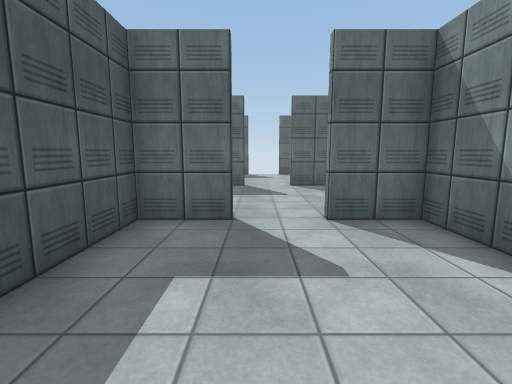
[1] (above)

16 first-person views from a walk through a scene from a Unity 3-D project. The camera is 1.4 m above the floor, tilts 8° down and sees 85° across. The floor is counted in squares, 1 m on a side. Each view is taken from the middle of a square. On the plan, view 1 faces up. The plan holds only what a view shows up to about 14 squares ahead; the rest is blank. Surface patterns are stand-ins for the level's own textures.

[2]
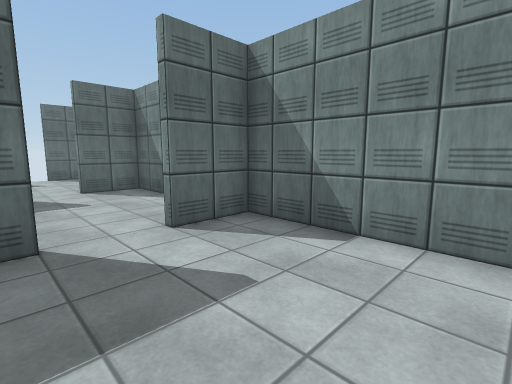

[3]
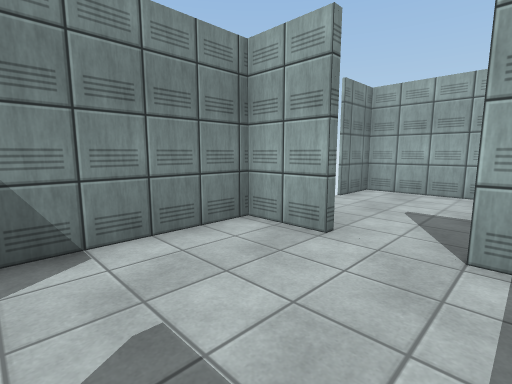

[4]
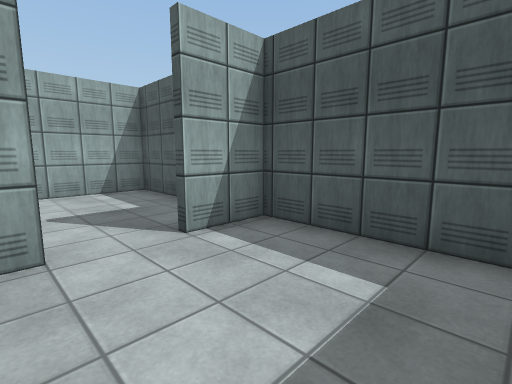

[5]
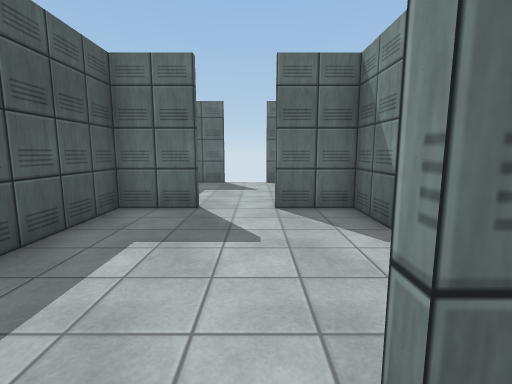

[6]
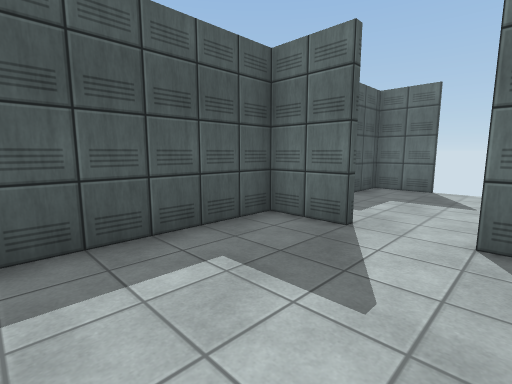

[7]
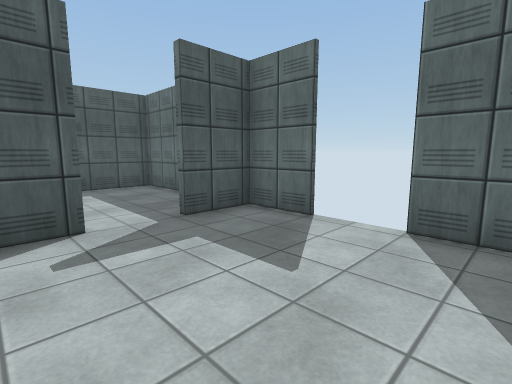

[8]
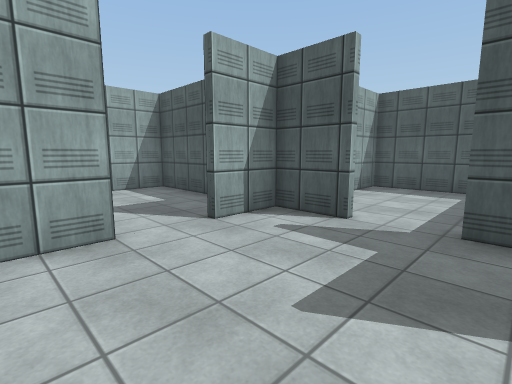

[9]
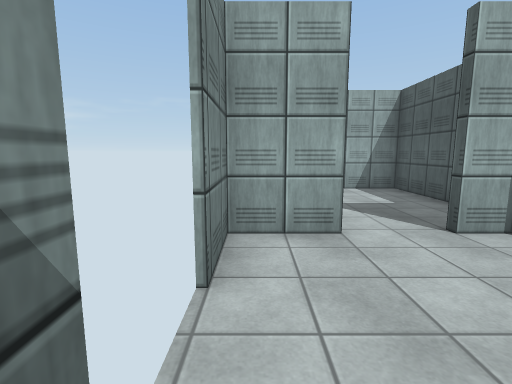

[10]
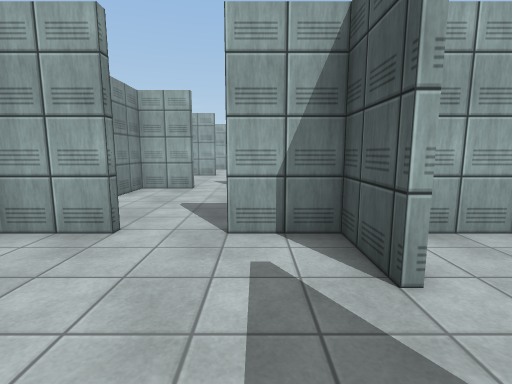

[11]
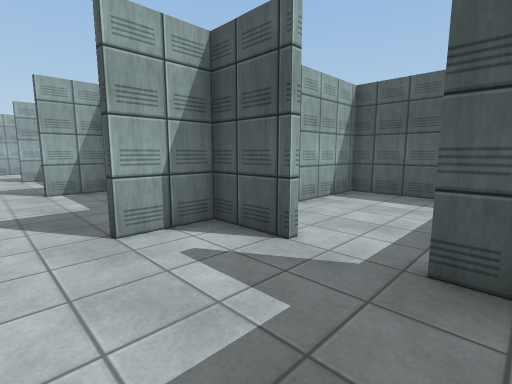

[12]
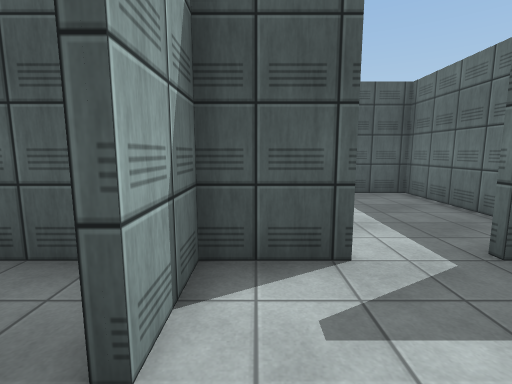

[13]
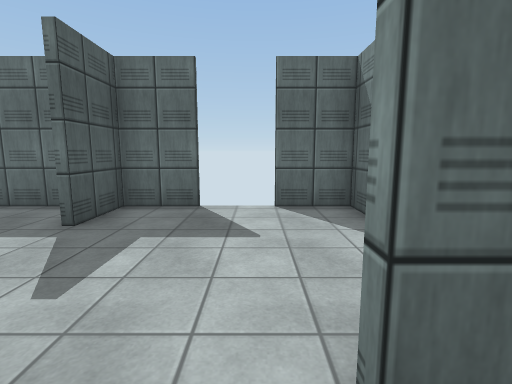

[14]
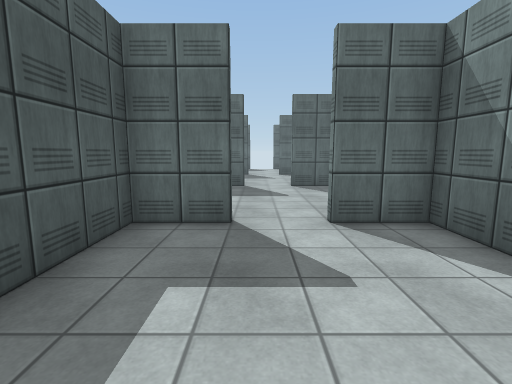

[15]
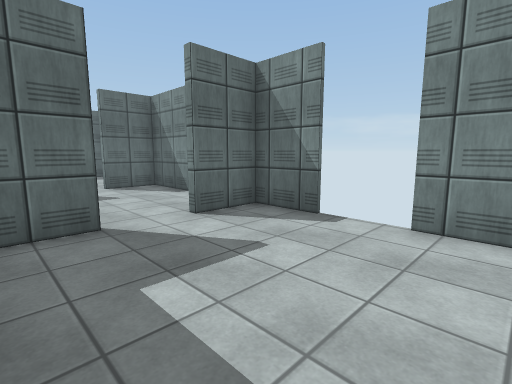

[16]
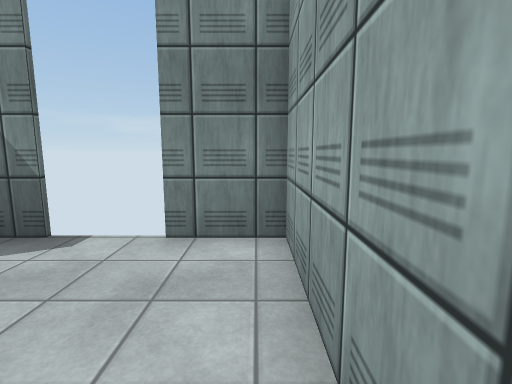

### Floor plan
Points are (right, up) in squares from view 1. A wall is a line through its corners. A room is listed if a view was taken in it or the views show most of it. See-through windows are left out.
Room 1 (views 1, 14, 15, 16)
walls: (-0.4, -0.5) (-2.5, -0.5) (-2.5, -6.5) (3.5, -6.5) (3.5, -4.5); (3.5, -2.6) (3.5, -0.5) (1.5, -0.5)
ways out: opening at (0.5, 0) to room 2
Room 2 (views 2, 3, 4, 5)
walls: (-0.4, 5.7) (-2.5, 5.7) (-2.5, -0.2) (-0.5, -0.2); (1.4, -0.2) (3.5, -0.2) (3.5, 5.7) (1.5, 5.7)
ways out: opening at (0.5, 0) to room 1; opening at (0.5, 6) to room 3
Room 3 (views 6, 13)
walls: (-0.4, 12) (-2.5, 12) (-2.5, 6) (-0.5, 6); (1.4, 6) (3.5, 6) (3.5, 8); (3.5, 9.9) (3.5, 12) (1.5, 12)
ways out: opening at (0.5, 6) to room 2; opening at (0.5, 12) to room 4; gap at (4, 8); gap at (4, 10)
Room 4 (views 7, 8, 9, 10, 11, 12)
walls: (-2.5, 14.4) (-2.5, 12.3) (-0.4, 12.3); (1.4, 12.3) (3.5, 12.3) (3.5, 14.2); (-0.4, 18.3) (-2.5, 18.3) (-2.5, 16.2); (3.5, 16.2) (3.5, 18.3) (1.5, 18.3)
ways out: opening at (0.5, 12) to room 3; opening at (-3, 15.5) to room 5; gap at (4, 14)
Room 5 (no view inside)
walls: (-4.1, 18.3) (-8.8, 18.3) (-8.8, 12.3) (-4, 12.3)
ways out: opening at (-3, 15.5) to room 4

Where each view was taken, in squares from view 1:
view 1: 0 up, 0 right, facing up
view 2: 1 up, 1 left, facing up-right
view 3: 4 up, 1 left, facing down-right
view 4: 4 up, 2 right, facing down-left
view 5: 5 up, 1 right, facing up
view 6: 7 up, 2 right, facing up-left
view 7: 13 up, 3 right, facing up-left
view 8: 17 up, 3 right, facing down-left
view 9: 17 up, 3 right, facing down
view 10: 17 up, 1 left, facing down
view 11: 17 up, 1 right, facing down-left
view 12: 13 up, 1 right, facing left
view 13: 11 up, 1 right, facing up
view 14: 6 down, 0 right, facing up
view 15: 6 down, 2 left, facing up-right
view 16: 6 down, 1 left, facing right
